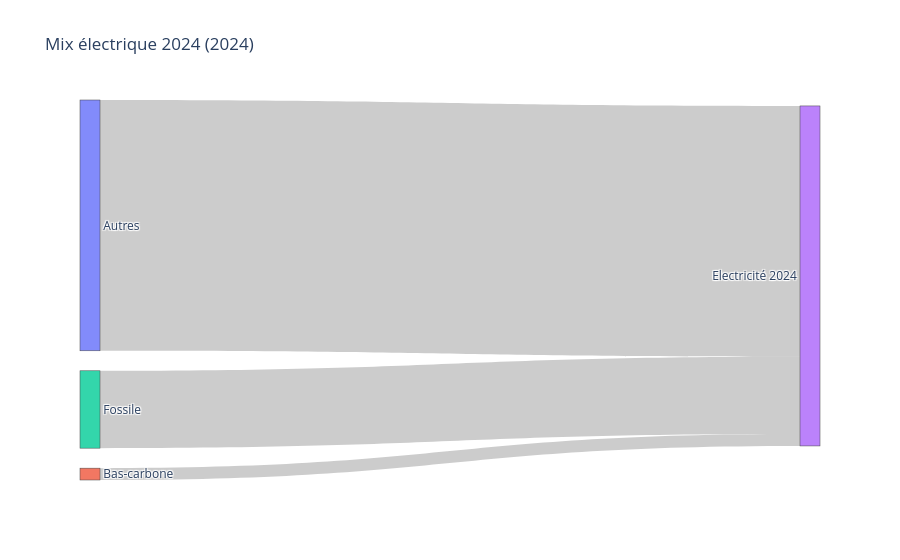
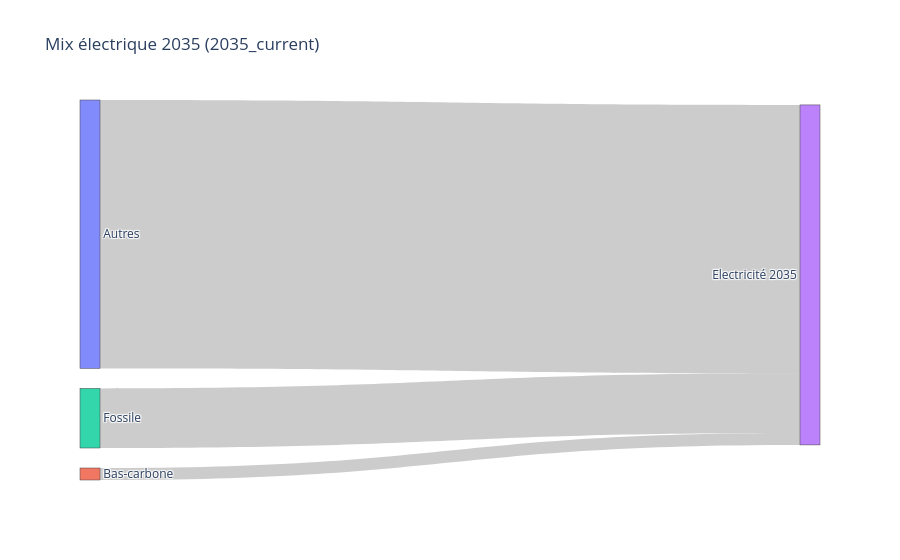
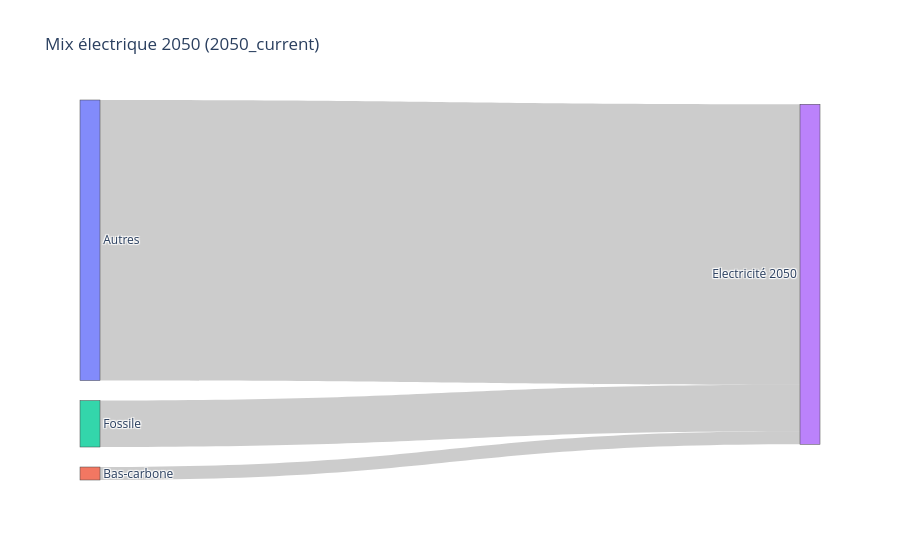

The notebook cell these images were saved under, in order:
### Markdown cell above
## Sankey du mix électrique

### Code cell
gen = pd.read_excel(root_pre / 'total_power_generation.xlsx')
cat_map = {'Coal':'Fossile','Oil':'Fossile','Natural gas':'Fossile',
           'Nuclear':'Bas-carbone','Hydro':'Renouvelable','Solar PV':'Renouvelable','Wind':'Renouvelable'}
cols = [c for c in gen.columns if c!='Technology']
horizons=[]
for target in ['2024','2035','2050']:
    cand = [c for c in cols if target in str(c) and ('current' in str(c).lower())]
    if not cand:
        cand = [c for c in cols if target in str(c) and ('stated' in str(c).lower())]
    if not cand:
        cand = [c for c in cols if target in str(c)]
    if cand:
        horizons.append((target, cand[0]))

sankey_figs=[]
for target,col in horizons:
    mix = gen[['Technology', col]].dropna()
    mix['Category'] = mix['Technology'].map(cat_map).fillna('Autres')
    agg = mix.groupby('Category')[col].sum().reset_index()
    groups = agg['Category'].tolist() + [f"Electricité {target}"]
    idx = {n:i for i,n in enumerate(groups)}
    sources = [idx[c] for c in agg['Category']]
    targets = [idx[f"Electricité {target}"]]*len(agg)
    values = agg[col].tolist()
    fig = go.Figure(go.Sankey(node=dict(label=groups), link=dict(source=sources, target=targets, value=values)))
    fig.update_layout(title_text=f"Mix électrique {target} ({col})", font_size=12)
    sankey_figs.append(fig)

for f in sankey_figs:
    f.show()

### Figure 1 — Plotly figure (JSON) as saved in the notebook; plotly's stock layout.template omitted (floating-point values rounded to 4 significant figures)
{"data": [{"link": {"source": [0, 1, 2], "target": [3, 3, 3], "value": [60037, 2835, 18520]}, "node": {"label": ["Autres", "Bas-carbone", "Fossile", "Electricité 2024"]}, "type": "sankey"}], "layout": {"font": {"size": 12}, "title": {"text": "Mix électrique 2024 (2024)"}}}

### Figure 2 — Plotly figure (JSON) as saved in the notebook; plotly's stock layout.template omitted (floating-point values rounded to 4 significant figures)
{"data": [{"link": {"source": [0, 1, 2], "target": [3, 3, 3], "value": [86215, 3856, 19150]}, "node": {"label": ["Autres", "Bas-carbone", "Fossile", "Electricité 2035"]}, "type": "sankey"}], "layout": {"font": {"size": 12}, "title": {"text": "Mix électrique 2035 (2035_current)"}}}

### Figure 3 — Plotly figure (JSON) as saved in the notebook; plotly's stock layout.template omitted (floating-point values rounded to 4 significant figures)
{"data": [{"link": {"source": [0, 1, 2], "target": [3, 3, 3], "value": [112138, 5192, 18573]}, "node": {"label": ["Autres", "Bas-carbone", "Fossile", "Electricité 2050"]}, "type": "sankey"}], "layout": {"font": {"size": 12}, "title": {"text": "Mix électrique 2050 (2050_current)"}}}
